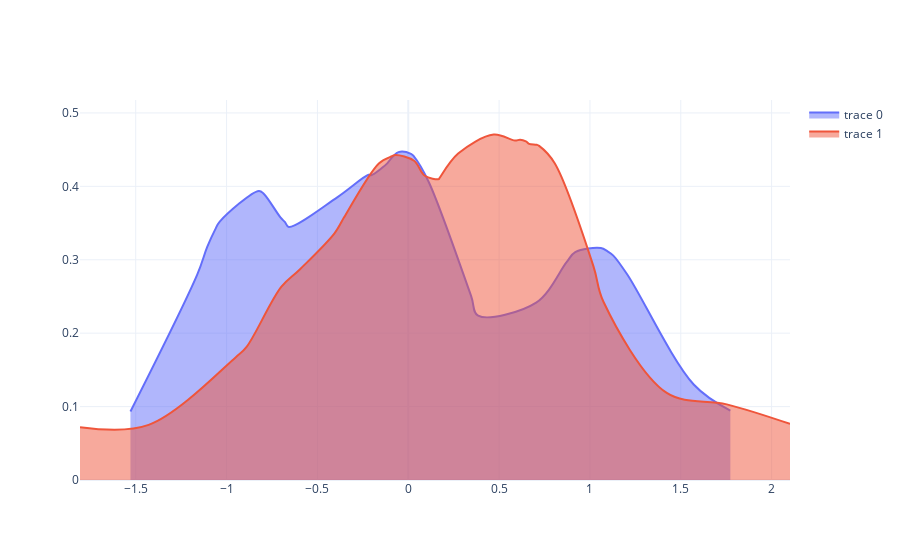

Notebook source saved alongside this figure:
### Code cell
import plotly.graph_objects as go
import pandas as pd
import numpy as np

df = pd.util.testing.makeDataFrame()
df = df.reset_index(drop=True)
X = df[['A']].to_numpy()
kde = KernelDensity(kernel='cosine', bandwidth=0.5).fit(X)
log_density = kde.score_samples(X)
d1 = pd.DataFrame({'a': X.reshape(-1,), 'b': np.exp(log_density)})
d1 = d1.sort_values(by=['a'], axis=0, ascending=True)

X = df[['B']].to_numpy()
kde = KernelDensity(kernel='cosine', bandwidth=0.5).fit(X)
log_density = kde.score_samples(X)
d2 = pd.DataFrame({'a': X.reshape(-1,), 'b': np.exp(log_density)})
d2 = d2.sort_values(by=['a'], axis=0, ascending=True)

fig = go.Figure()
# fill down to xaxis
fig.add_trace(go.Scatter(x=d1['a'], y=d1['b'],
              mode='lines', line_shape='spline', fill='tozeroy'))
# fill to trace0 y
fig.add_trace(go.Scatter(x=d2['a'], y=d2['b'],
              mode='lines', line_shape='spline', fill='tozeroy'))

fig.update_layout(showlegend=True,  yaxis=dict(type='linear', range=[0, 1.1*max(max(d2['b']), max(d1['b']))]))
fig.show()

### Figure 1 — Plotly figure (JSON) as saved in the notebook; plotly's stock layout.template omitted (floating-point values rounded to 4 significant figures)
{"data": [{"fill": "tozeroy", "line": {"shape": "spline"}, "mode": "lines", "type": "scatter", "x": [-1.529, -1.161, -1.107, -1.064, -1.038, -0.8222, -0.7944, -0.7035, -0.6784, -0.6578, -0.3891, -0.2185, -0.2041, -0.1141, -0.1121, -0.05381, 0.01506, 0.03098, 0.1121, 0.3461, 0.3845, 0.7041, 0.8716, 0.9191, 1.06, 1.097, 1.129, 1.208, 1.571, 1.773], "y": [0.09325, 0.28, 0.3171, 0.3407, 0.352, 0.3938, 0.3895, 0.3577, 0.3512, 0.3448, 0.3854, 0.4157, 0.4152, 0.4316, 0.4323, 0.4466, 0.4443, 0.4408, 0.4063, 0.2506, 0.2239, 0.2417, 0.2967, 0.3103, 0.3159, 0.3113, 0.3057, 0.2789, 0.1301, 0.09456]}, {"fill": "tozeroy", "line": {"shape": "spline"}, "mode": "lines", "type": "scatter", "x": [-1.807, -1.429, -0.9476, -0.8898, -0.6992, -0.5955, -0.406, -0.3564, -0.3514, -0.1618, -0.08933, -0.07015, 0.03202, 0.09109, 0.168, 0.1721, 0.2745, 0.4702, 0.5872, 0.6157, 0.6477, 0.665, 0.7078, 0.7203, 0.8061, 1.019, 1.074, 1.423, 1.753, 2.101], "y": [0.07196, 0.07504, 0.1676, 0.1813, 0.263, 0.2871, 0.336, 0.3565, 0.3584, 0.4311, 0.4411, 0.4428, 0.4349, 0.4144, 0.4099, 0.4113, 0.4446, 0.4706, 0.4624, 0.4635, 0.4612, 0.4579, 0.4566, 0.4551, 0.4314, 0.291, 0.2428, 0.1186, 0.103, 0.07642]}], "layout": {"showlegend": true, "yaxis": {"range": [0, 0.5176], "type": "linear"}}}
